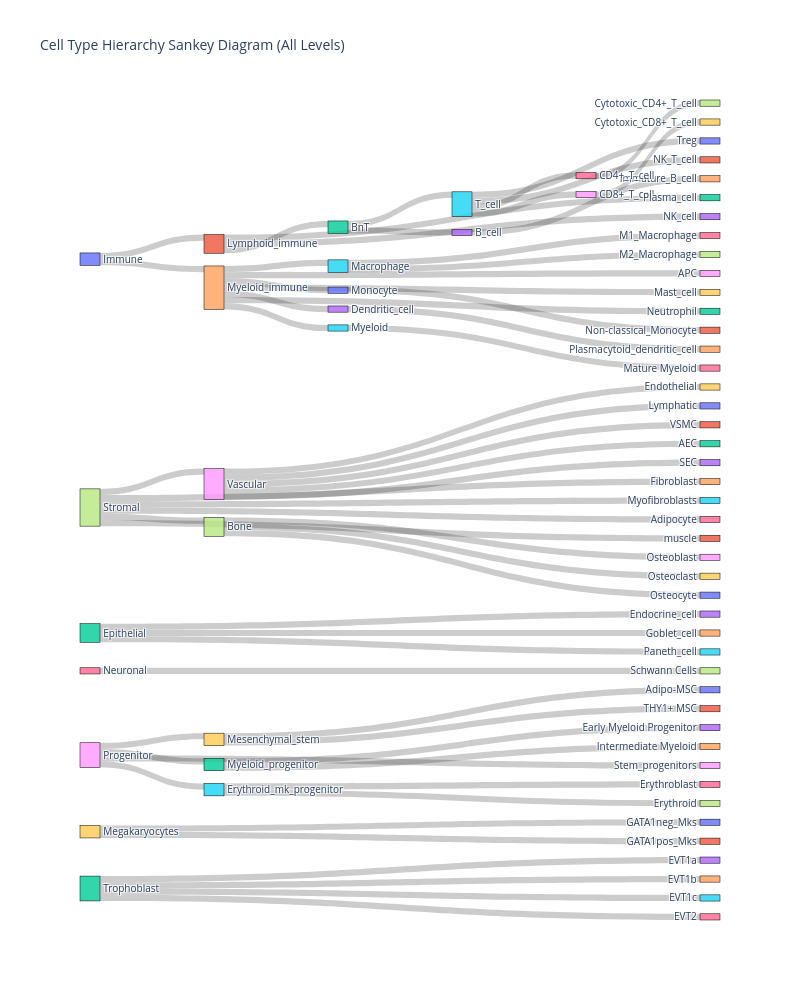

The notebook cell this image was saved under:
### Markdown cell above
## Dataset distributions

### Code cell
def parse_tree_levels(file_path):
    # Parse the indented tree file and return (parent, child) pairs for all levels
    with open(file_path, "r") as f:
        lines = f.readlines()

    pairs = []
    stack = []

    for line in lines:
        stripped = line.lstrip()
        node = stripped.strip()
        if not node:
            continue

        indent = len(line) - len(stripped)
        level = indent // 2

        stack = stack[:level]
        stack.append(node)

        if level > 0:
            parent = stack[-2]
            child = stack[-1]
            if parent != child:  # remove self loops
                pairs.append((parent, child))

    return pairs


def generate_sankey_from_tree(file_path, order=None):
    pairs = parse_tree_levels(file_path)

    # Keep first-seen node order from file
    nodes_in_pairs = list(dict.fromkeys([n for pair in pairs for n in pair]))

    # If order list is provided, use it first, then append remaining nodes
    if order is None:
        node_labels = nodes_in_pairs
    else:
        node_labels = [n for n in order if n in nodes_in_pairs] + [
            n for n in nodes_in_pairs if n not in order
        ]

    label_to_idx = {label: i for i, label in enumerate(node_labels)}

    source = [label_to_idx[pair[0]] for pair in pairs]
    target = [label_to_idx[pair[1]] for pair in pairs]
    value = [1] * len(pairs)

    fig = go.Figure(
        data=[
            go.Sankey(
                node=dict(
                    pad=15,
                    thickness=20,
                    line=dict(color="black", width=0.5),
                    label=node_labels,
                ),
                link=dict(
                    source=source,
                    target=target,
                    value=value,
                ),
            )
        ]
    )

    fig.update_layout(
        title_text="Cell Type Hierarchy Sankey Diagram (All Levels)",
        font_size=10,
        width=800,
        height=1000,
    )
    fig.show()

generate_sankey_from_tree(file_path, order=labels)

### Figure 1 — Plotly figure (JSON) as saved in the notebook; plotly's stock layout.template omitted (floating-point values rounded to 4 significant figures)
{"data": [{"link": {"source": [0, 1, 2, 3, 2, 5, 6, 5, 8, 5, 5, 1, 1, 0, 14, 15, 15, 14, 14, 14, 20, 14, 14, 23, 14, 25, 27, 28, 28, 28, 28, 28, 27, 27, 27, 27, 37, 37, 37, 27, 42, 42, 42, 46, 48, 49, 49, 48, 52, 52, 48, 55, 55, 48, 59, 59, 62, 62, 62, 62], "target": [1, 2, 3, 4, 5, 6, 7, 8, 9, 10, 11, 12, 13, 14, 15, 16, 17, 18, 19, 20, 21, 22, 23, 24, 25, 26, 28, 29, 30, 31, 32, 33, 34, 35, 36, 37, 38, 39, 40, 41, 43, 44, 45, 47, 49, 50, 51, 52, 53, 54, 55, 56, 57, 58, 60, 61, 63, 64, 65, 66], "value": [1, 1, 1, 1, 1, 1, 1, 1, 1, 1, 1, 1, 1, 1, 1, 1, 1, 1, 1, 1, 1, 1, 1, 1, 1, 1, 1, 1, 1, 1, 1, 1, 1, 1, 1, 1, 1, 1, 1, 1, 1, 1, 1, 1, 1, 1, 1, 1, 1, 1, 1, 1, 1, 1, 1, 1, 1, 1, 1, 1]}, "node": {"label": ["Immune", "Lymphoid_immune", "BnT", "B_cell", "Immature_B_cell", "T_cell", "CD4+_T_cell", "Cytotoxic_CD4+_T_cell", "CD8+_T_cell", "Cytotoxic_CD8+_T_cell", "Treg", "NK_T_cell", "Plasma_cell", "NK_cell", "Myeloid_immune", "Macrophage", "M1_Macrophage", "M2_Macrophage", "APC", "Mast_cell", "Monocyte", "Non-classical_Monocyte", "Neutrophil", "Dendritic_cell", "Plasmacytoid_dendritic_cell", "Myeloid", "Mature Myeloid", "Stromal", "Vascular", "Endothelial", "Lymphatic", "VSMC", "AEC", "SEC", "Fibroblast", "Myofibroblasts", "Adipocyte", "Bone", "Osteoblast", "Osteoclast", "Osteocyte", "muscle", "Epithelial", "Endocrine_cell", "Goblet_cell", "Paneth_cell", "Neuronal", "Schwann Cells", "Progenitor", "Mesenchymal_stem", "Adipo-MSC", "THY1+ MSC", "Myeloid_progenitor", "Early Myeloid Progenitor", "Intermediate Myeloid", "Erythroid_mk_progenitor", "Erythroblast", "Erythroid", "Stem_progenitors", "Megakaryocytes", "GATA1neg_Mks", "GATA1pos_Mks", "Trophoblast", "EVT1a", "EVT1b", "EVT1c", "EVT2"], "line": {"color": "black", "width": 0.5}, "pad": 15, "thickness": 20}, "type": "sankey"}], "layout": {"font": {"size": 10}, "height": 1000, "title": {"text": "Cell Type Hierarchy Sankey Diagram (All Levels)"}, "width": 800}}
